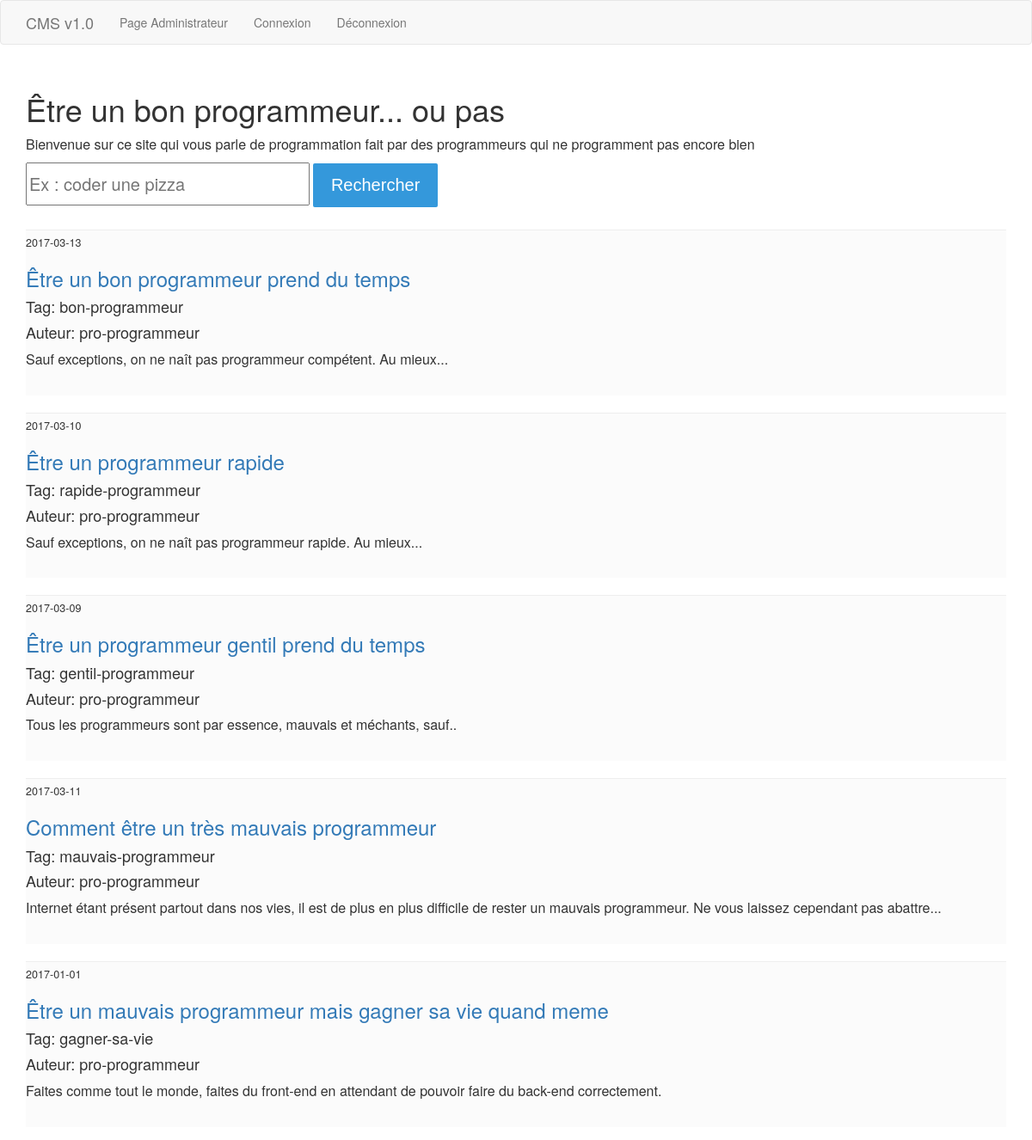
The page / on the database its author committed.
### tables this page shows
CREATE TABLE article (
  id integer primary key,
  titre varchar(100),
  identifiant varchar(50),
  auteur varchar(100),
  date_publication text,
  paragraphe varchar(500)
);

### index.py (the view)
@app.route('/', methods=['GET', 'POST'])
def start_home_page():
    articles = get_db().get_5_articles()
    return render_template('accueil.html', articles=articles)

### database.py (called while the page is built)
    def get_connection(self):
        if self.connection is None:
            self.connection = sqlite3.connect('db/database.db')
        return self.connection

    def disconnect(self):
        if self.connection is not None:
            self.connection.close()

    def get_5_articles(self):
        cursor = self.get_connection().cursor()
        cursor.execute("select * from article where date_publication < date('now')")
        articles = cursor.fetchmany(5)
        return articles

### index.py (called while the page is built)
def get_db():
    db = getattr(g, '_database', None)
    if db is None:
        g._database = Database()
    return g._database

@app.teardown_appcontext
def close_connection(exception):
    db = getattr(g, '_database', None)
    if db is not None:
        db.disconnect()

### templates/accueil.html
{% extends "layout.html" %} {% block contenu %}
<div>
    <h1>Être un bon programmeur... ou pas</h1>
    <p>Bienvenue sur ce site qui vous parle de programmation fait par des programmeurs qui ne programment pas encore bien</p>
    <div class="recherche">
        <form action="/recherche" method="post">
            <input type="text" name="recherche" placeholder="Ex : coder une pizza" />
            <input class="btn" type="submit" value="Rechercher" />
        </form>
    </div>
</div>
<div>
    {%for article in articles %}
    <div class="article-list">
        <hr>
        <p class="date-article">{{ article[4] }}</p>
        <a href="/article/{{article[1]}}"><h3>{{ article[1] }}</h3></a>
        <h4>Tag: {{ article[2] }}</h4>
        <h4>Auteur: {{ article[3] }}</h4>
        <p>{{ article[5] }}</p>
        <br>
    </div>{% endfor %}
</div>
{% endblock %}

### rows shown on the page
article: date_publication "2017-03-13", titre "Être un bon programmeur prend du temps", identifiant "bon-programmeur", auteur "pro-programmeur", paragraphe "Sauf exceptions, on ne naît pas programmeur compétent. Au mieux..."
article: date_publication "2017-03-10", titre "Être un programmeur rapide", identifiant "rapide-programmeur", auteur "pro-programmeur", paragraphe "Sauf exceptions, on ne naît pas programmeur rapide. Au mieux..."
article: date_publication "2017-03-09", titre "Être un programmeur gentil prend du temps", identifiant "gentil-programmeur", auteur "pro-programmeur", paragraphe "Tous les programmeurs sont par essence, mauvais et méchants, sauf.."
article: date_publication "2017-03-11", titre "Comment être un très mauvais programmeur", identifiant "mauvais-programmeur", auteur "pro-programmeur", paragraphe "Internet étant présent partout dans nos vies, il est de plus en plus difficile de rester un mauvais programmeur. Ne vous laissez cependant pas abattre..."
article: date_publication "2017-01-01", titre "Être un mauvais programmeur mais gagner sa vie quand meme", identifiant "gagner-sa-vie", auteur "pro-programmeur", paragraphe "Faites comme tout le monde, faites du front-end en attendant de pouvoir faire du back-end correctement."
